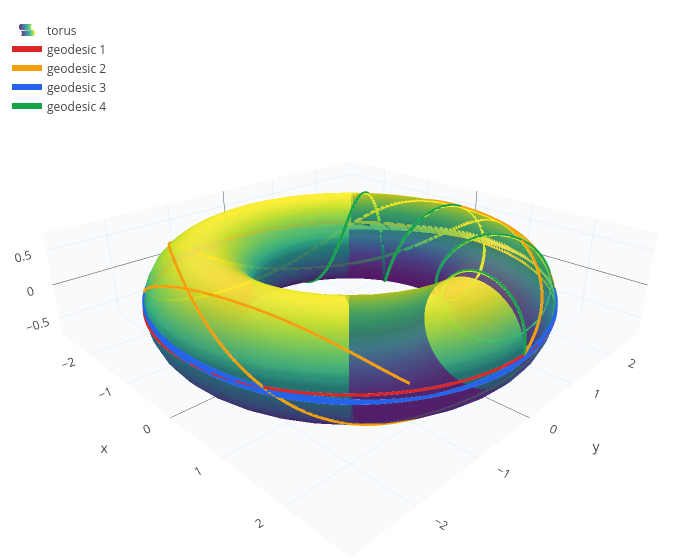

Write notebook code for a chart like this one.
### Markdown cell above
## 6. The torus

On a torus geodesics are much more varied. Starting on the outer equator, one goes around the tube, others wind
around the hole, and the one along the equator itself stays there:

### Code cell
torus = [(R+a*cos(u))*cos(v) (R+a*cos(u))*sin(v) a*sin(u)];
t = inducedmetric(torus, [u v]);
R = 2;
a = 0.7;
paths = geodesic(t, [0 0], [0 1; 1 0.4; 0.3 1; 1 0.05], 25, torus);
ring = surface((R+a*cos(u))*cos(v), (R+a*cos(u))*sin(v), a*sin(u), u, 0, 2*pi, v, 0, 2*pi);
legend(show(ring, paths), "torus")

### Figure 1 — Plotly figure (JSON) as saved in the notebook; plotly's stock layout.template omitted (floating-point values rounded to 4 significant figures; data arrays with more than 128 entries replaced by an {"elided": "..."} marker saying what was removed)
{"data": [{"colorscale": "Viridis", "name": "torus", "opacity": 0.85, "showlegend": true, "showscale": false, "type": "surface", "x": {"elided": "41x41 float values"}, "y": {"elided": "41x41 float values"}, "z": {"elided": "41x41 float values"}}, {"line": {"color": "#dc2626", "width": 6}, "mode": "lines", "name": "geodesic 1", "type": "scatter3d", "x": {"elided": "1252 float values"}, "y": {"elided": "1252 float values"}, "z": {"elided": "1252 int values"}}, {"line": {"color": "#f59e0b", "width": 6}, "mode": "lines", "name": "geodesic 2", "type": "scatter3d", "x": {"elided": "1252 float values"}, "y": {"elided": "1252 float values"}, "z": {"elided": "1252 float values"}}, {"line": {"color": "#2563eb", "width": 6}, "mode": "lines", "name": "geodesic 3", "type": "scatter3d", "x": {"elided": "1252 float values"}, "y": {"elided": "1252 float values"}, "z": {"elided": "1252 float values"}}, {"line": {"color": "#16a34a", "width": 6}, "mode": "lines", "name": "geodesic 4", "type": "scatter3d", "x": {"elided": "1252 float values"}, "y": {"elided": "1252 float values"}, "z": {"elided": "1252 float values"}}], "layout": {"height": 560, "legend": {"x": 0.01, "y": 0.99}, "margin": {"b": 0, "l": 0, "r": 0, "t": 10}, "scene": {"aspectmode": "data", "camera": {"eye": {"x": 1.6, "y": -1.6, "z": 1.0}}, "xaxis": {"backgroundcolor": "#f8fafc", "gridcolor": "#e2e8f0", "showbackground": true, "title": {"text": "x"}}, "yaxis": {"backgroundcolor": "#f8fafc", "gridcolor": "#e2e8f0", "showbackground": true, "title": {"text": "y"}}, "zaxis": {"backgroundcolor": "#f8fafc", "gridcolor": "#e2e8f0", "showbackground": true, "title": {"text": "z"}}}, "showlegend": true, "title": {"text": ""}, "width": 700}}
